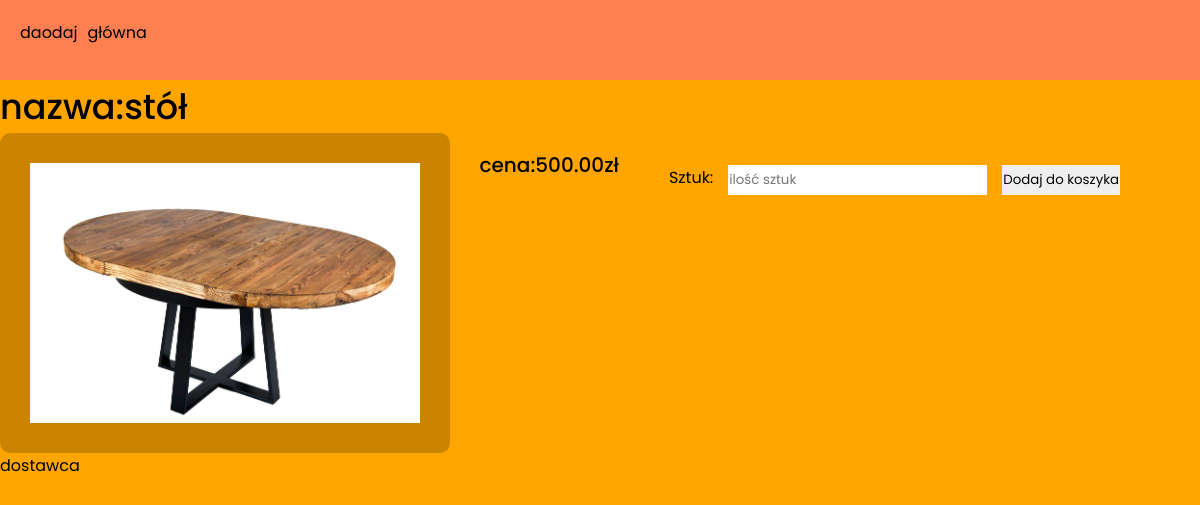
/item.php?id=3, run on the app's committed database.
### tables this page shows
CREATE TABLE `produkty` (
  `id` int(10) UNSIGNED NOT NULL,
  `id_dostawca` int(10) UNSIGNED NOT NULL,
  `nazwa` varchar(50) DEFAULT NULL COMMENT 'nazwa przedmiotu',
  `cena` decimal(10,2) DEFAULT NULL,
  `opis` text DEFAULT NULL,
  `zdiecie` varchar(100) DEFAULT NULL COMMENT 'zdjęcie jako tekst z końcówką .jpg',
  `kategoria` text NOT NULL
);

### item.php (the view, shortened to what this page needs)
<!DOCTYPE html>
<html lang="pl">
<head>
    <link rel="stylesheet" href="./css/nav.css">
    <link rel="stylesheet" href="./css/global.css">
    <link rel="stylesheet" href="./css/item.css">
</head>
<body>
<nav>
<div class="links">
            <a href="add.php" class="add linkable">daodaj</a>
            <a href="index.php" class="add linkable">główna</a>
        </div>
    </nav>
    <div class='card'>
        <?php
            $conect = mysqli_connect("localhost","root","","aledrogo");
            $zap = "select * from produkty WHERE id = ".$_GET['id'].";";
            $query = mysqli_query($conect,$zap);
            while($data = mysqli_fetch_row($query)){
                echo "<div class='imgandtitle'>
                    <p>nazwa:$data[2]</p>
                    <img src='$data[5]' alt='$data[5]'>
                    <a href='./dostawca.php?id=$data[1]'>dostawca</a>
                    </div>
                    <p class='price'>cena:$data[3]zł</p>"
                    ;
            }
        ?>
        <form action="/aledrogo/site/api/cardpost.php" method="post">
            <label for="">Sztuk:</label>
            <input type="number" name="many" id="many" placeholder="ilość sztuk">
            <input type="submit" value="Dodaj do koszyka">
        </form>
    </div>
</body>
</html>

### css/nav.css (style rules this page uses)
nav { width: 100%; padding: 20px; background-color: coral; }
form { margin-top: 15px; display: flex; gap: 15px; }
.links { display: flex; gap: 10px; }
.linkable { position: relative; }
.linkable::after { position: absolute; content: ""; width: 0%; height: 5px; background-color: aqua; left: 0; bottom: -5px; transition: 0.4s; margin-left: 50%; border-radius: 10px; }

### css/global.css (style rules this page uses)
* { margin: 0; padding: 0; box-sizing: border-box; font-family: 'Poppins', sans-serif; }
input { border: 1px solid transparent; }
a { color: black; text-decoration: none; }
p { font-weight: 500; font-size: 35px; }
body { height: 100%; display: flex; flex-direction: column; background-color: orange; }

### css/item.css (style rules this page uses)
.card { display: flex; flex-wrap: wrap; }
.price { margin-left: 30px; margin-top: 70px; font-size: 20px; }
img { height: 40vh; padding: 30px; background-color: rgba(0, 0, 0, 0.2); border-radius: 10px; }
.imgandtitle { display: flex; flex-direction: column; }
input { margin-top: 70px; height: 30px; }
label { margin-top: 70px; margin-left: 50px; }

### data on the page
produkty: nazwa "stół", zdiecie (picture), cena "500.00"
